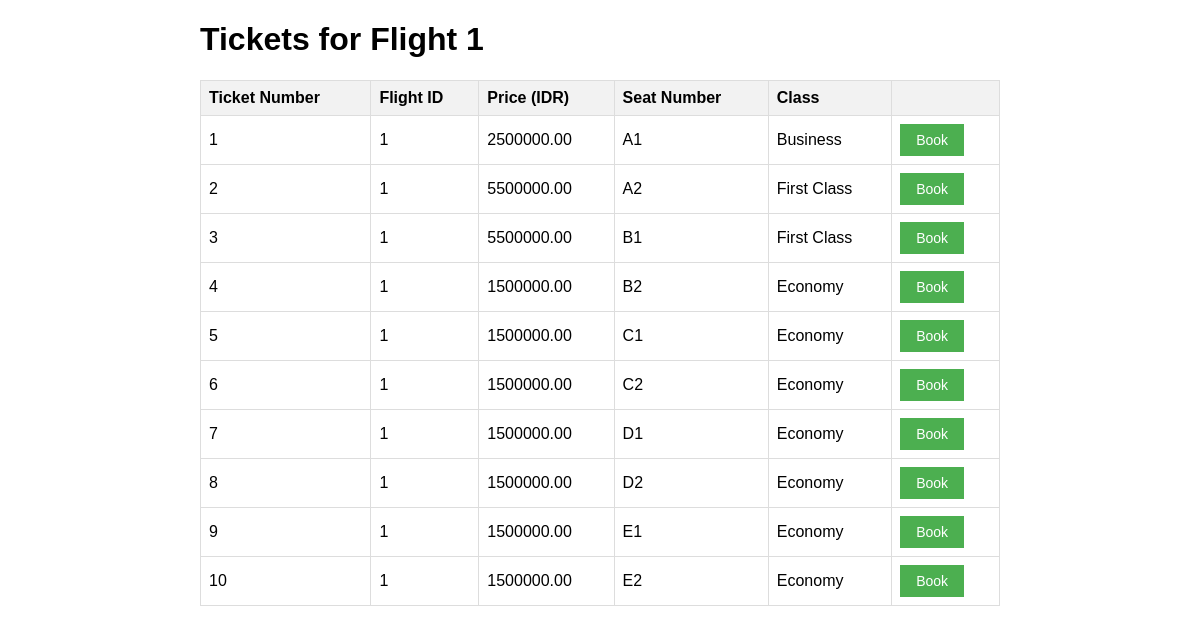
Page /airline2/tickets.php?flight_id=1 on the committed database.
### tables this page shows
CREATE TABLE `tickets` (
  `ticket_number` int(11) NOT NULL,
  `flight_id` varchar(30) DEFAULT NULL,
  `price` decimal(15,2) DEFAULT NULL,
  `seat_number` varchar(30) DEFAULT NULL,
  `class` varchar(30) DEFAULT NULL
);

### airline2/tickets.php (the view, shortened to what this page needs)
<?php
function getTicketsByFlightId($flightId, $conn)
{
    $sql = "SELECT * FROM tickets WHERE flight_id = '$flightId'";
    $result = $conn->query($sql);
    $tickets = [];
    while ($row = $result->fetch_assoc()) {
        $tickets[] = $row;
    }
    return $tickets;
}
if (isset($_GET['flight_id'])) {
    $flight_id = $_GET['flight_id'];
    require_once('dbconnect.php');
    $tickets = getTicketsByFlightId($flight_id, $conn);
    ?>
    <!DOCTYPE html>
    <html lang="en">
    <head>
    </head>
    <body>
        <div class="container">
            <h1>Tickets for Flight <?php echo $flight_id; ?></h1>
            <table>
                <thead>
                    <tr>
                        <th>Ticket Number</th>
                        <th>Flight ID</th>
                        <th>Price (IDR)</th>
                        <th>Seat Number</th>
                        <th>Class</th>
                        <th></th>
                    </tr>
                </thead>
                <tbody>
                    <?php
                    foreach ($tickets as $ticket) {
                        ?>
                        <tr>
                            <td><?php echo $ticket['ticket_number']; ?></td>
                            <td><?php echo $ticket['flight_id']; ?></td>
                            <td><?php echo $ticket['price']; ?></td>
                            <td><?php echo $ticket['seat_number']; ?></td>
                            <td><?php echo $ticket['class']; ?></td>
                            <td>
                                <form method="post" action="book_ticket.php">
                                    <button type="submit" class="book-button">Book</button>
                                </form>
                            </td>
                        </tr>
                        <?php
                    }
                    ?>
                </tbody>
            </table>
        </div>
    </body>
    </html>
    <?php
} else {
    echo "Flight ID not specified.";
}
?>

### airline2/tickets.php (style rules this page uses)
body { font-family: Arial, sans-serif; }
.container { max-width: 800px; margin: 0 auto; }
table { width: 100%; border-collapse: collapse; margin-top: 20px; }
th, td { border: 1px solid #ddd; padding: 8px; text-align: left; }
th { background-color: #f2f2f2; }
.book-button { background-color: #4CAF50; color: white; border: none; padding: 8px 16px; text-align: center; text-decoration: none; display: inline-block; font-size: 14px; cursor: pointer; }

### rows in the picture
tickets: ticket_number "1", flight "1", price "2500000.00", seat_number "A1", class "Business"
tickets: ticket_number "2", flight "1", price "5500000.00", seat_number "A2", class "First Class"
tickets: ticket_number "3", flight "1", price "5500000.00", seat_number "B1", class "First Class"
tickets: ticket_number "4", flight "1", price "1500000.00", seat_number "B2", class "Economy"
tickets: ticket_number "5", flight "1", price "1500000.00", seat_number "C1", class "Economy"
tickets: ticket_number "6", flight "1", price "1500000.00", seat_number "C2", class "Economy"
tickets: ticket_number "7", flight "1", price "1500000.00", seat_number "D1", class "Economy"
tickets: ticket_number "8", flight "1", price "1500000.00", seat_number "D2", class "Economy"
tickets: ticket_number "9", flight "1", price "1500000.00", seat_number "E1", class "Economy"
tickets: ticket_number "10", flight "1", price "1500000.00", seat_number "E2", class "Economy"

### other values in the picture
$flight_id "1"
